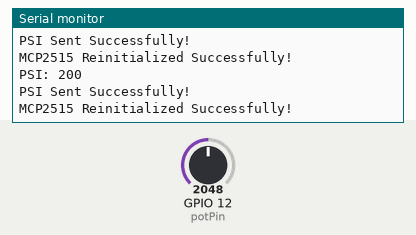
This program was run on a simulated ESP32. Parts: the last lines printed to the serial monitor. Inputs (shaded band) come from the test bench; at power-on: GPIO 12 (potPin) = 2048.

Above: at 2.8 s.
2.9 s: GPIO 12 (potPin) set to 2866
At 4.4 s:
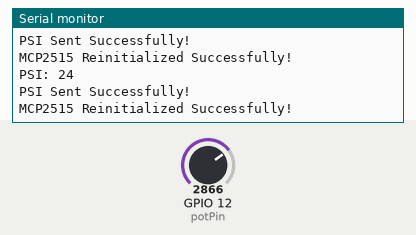
7.5 s: GPIO 12 (potPin) set to 3603
At 8.8 s:
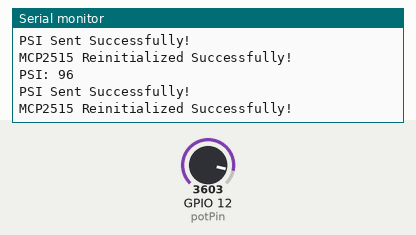
Timing chart, 0 to 10.5 s (numbered marks = the images above; inputs shaded):
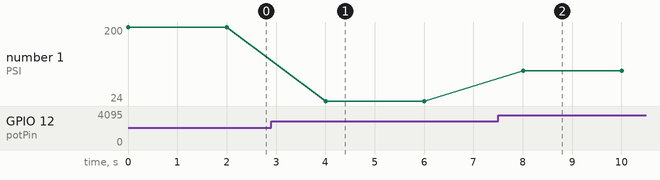

The program:

main.cpp
```cpp
#include <Arduino.h>
#include <mcp_can.h>
#include <SPI.h>
#include "Tires.h"

Tires *tires;

void setup()
{
  tires = new Tires();
  xTaskCreate([](void *pvParameters)
              { tires->HandleStates(); }, "HandleStates", 4096, NULL, 1, NULL);
  xTaskCreate([](void *pvParameters)
              { tires->PingListener(); }, "PingListener", 4096, NULL, 1, NULL);
}

void loop() {}
```

States.h
```cpp
#pragma once

enum States
{
    NORMAL,
    LOW_PSI
} typedef States;
```

Tires.h
```cpp
#pragma once

#include <Arduino.h>
#include <mcp_can.h>
#include <SPI.h>
#include "States.h"

constexpr int potPin = 12;
constexpr int CS_PIN = 5;
constexpr int PSI_THRESHOLD = 30;
constexpr unsigned long LOW_PSI_ID = 0x004;
constexpr unsigned long PSI_OK_ID = 0x008;
constexpr unsigned long PSI_ID = 0x009;
constexpr unsigned long PING_ID = 0x011;

class Tires{
    public:
        Tires();
        void HandleStates();
        void updatePSI();
        void SendLowPSIAlert();
        void SendPSIOK();
        void PingListener();
    private:
        uint8_t PSI;
        States state=NORMAL;
        States previousState=NORMAL;
        MCP_CAN CAN;
};
```

Tires.cpp
```cpp
#include "Tires.h"

Tires::Tires() : CAN(CS_PIN)
{
    this->PSI = 0;
    Serial.begin(115200);
    pinMode(potPin, INPUT);
    if (CAN.begin(MCP_ANY, CAN_1000KBPS, MCP_8MHZ) == CAN_OK)
    {
        Serial.println("MCP2515 Initialized Successfully!");
    }
    else
    {
        Serial.println("Error Initializing MCP2515...");
        while (1)
            ;
    }
    CAN.setMode(MCP_NORMAL);
}

void Tires::HandleStates()
{
    while (1)
    {
        if (this->state == NORMAL)
        {
            if (previousState == LOW_PSI)
            {
                this->SendPSIOK();
            }
            this->updatePSI();
            if (this->PSI < PSI_THRESHOLD)
            {
                this->state = LOW_PSI;
            }

            previousState = NORMAL;
        }
        else if (this->state == LOW_PSI)
        {
            if (previousState == NORMAL)
            {
                this->SendLowPSIAlert();
            }
            this->updatePSI();
            if (this->PSI > PSI_THRESHOLD)
            {
                this->state = NORMAL;
            }
            previousState = LOW_PSI;
        }
        vTaskDelay(2000 / portTICK_PERIOD_MS);
    }
    vTaskDelete(nullptr);
}

void Tires::updatePSI()
{
    int sensorValue = analogRead(potPin);
    this->PSI = map(sensorValue, 0, 1023, 0, 100);
    Serial.println("PSI: " + String(this->PSI));
    if (CAN.sendMsgBuf(PSI_ID, 0, sizeof(this->PSI), (unsigned char *)&this->PSI) == CAN_OK)
    {
        Serial.println("PSI Sent Successfully!");
    }
    else
    {
        Serial.println("Error Sending PSI...");
    }
    if (CAN.begin(MCP_ANY, CAN_1000KBPS, MCP_8MHZ) == CAN_OK)
    {
        Serial.println("MCP2515 Reinitialized Successfully!");
        CAN.setMode(MCP_NORMAL);
    }
    else
    {
        Serial.println("Error Reinitializing MCP2515...");
    }
}

void Tires::SendLowPSIAlert()
{
    unsigned char message[] = "L";
    if (CAN.sendMsgBuf(LOW_PSI_ID, 0, sizeof(message), message) == CAN_OK)
    {
        Serial.println("Low PSI Alert Sent Successfully!");
    }
    else
    {
        Serial.println("Error Sending Low PSI Alert...");
    }
}

void Tires::SendPSIOK()
{
    unsigned char message[] = "OK";
    if (CAN.sendMsgBuf(PSI_OK_ID, 0, sizeof(message), message) == CAN_OK)
    {
        Serial.println("PSI OK Sent Successfully!");
    }
    else
    {
        Serial.println("Error Sending PSI OK...");
    }
}

void Tires::PingListener()
{
    while (1)
    {
        unsigned char len = 0;
        unsigned char buf[16];
        unsigned long canId = 0;

        if (CAN_MSGAVAIL == CAN.checkReceive())
        {
            if (CAN.readMsgBuf(&canId, &len, buf) == CAN_OK)
            {
                Serial.print("ID: ");
                canId = canId & 0x7FF;
                Serial.print(canId, HEX);
                Serial.print(" Data: ");
                for (int i = 0; i < len; i++)
                {
                    Serial.print(buf[i], HEX);
                    Serial.print(" ");
                }
                if (canId == PING_ID)
                {
                    if ((int)buf[0] == 1)
                    {
                        CAN.sendMsgBuf(PING_ID, 0, sizeof(buf), buf);
                    }
                }
            }
            if (CAN.begin(MCP_ANY, CAN_1000KBPS, MCP_8MHZ) == CAN_OK)
            {
                Serial.println("MCP2515 Reinitialized Successfully!");
                CAN.setMode(MCP_NORMAL);
            }
            else
            {
                Serial.println("Error Reinitializing MCP2515...");
            }
        }
        vTaskDelay(10 / portTICK_PERIOD_MS);
    }
    vTaskDelete(nullptr);
}
```

Measured:
- after the input at 2.9 s, the serial monitor: prints a new line after 1.1 s (image 1)
- after the input at 7.5 s, the serial monitor: prints a new line after 0.51 s (image 2)
- plotted number 1: 200 → 24 after the input at 2.9 s, 24 → 96 after the input at 7.5 s
